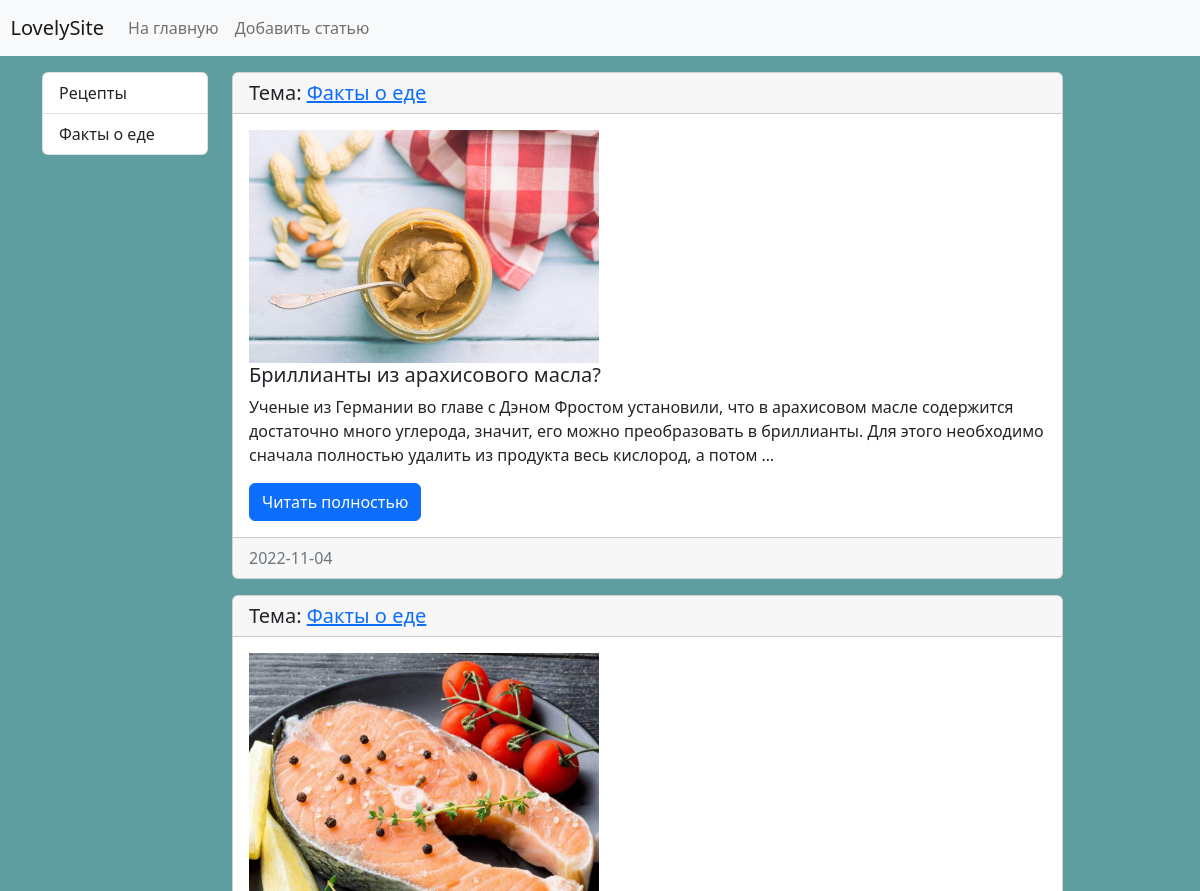
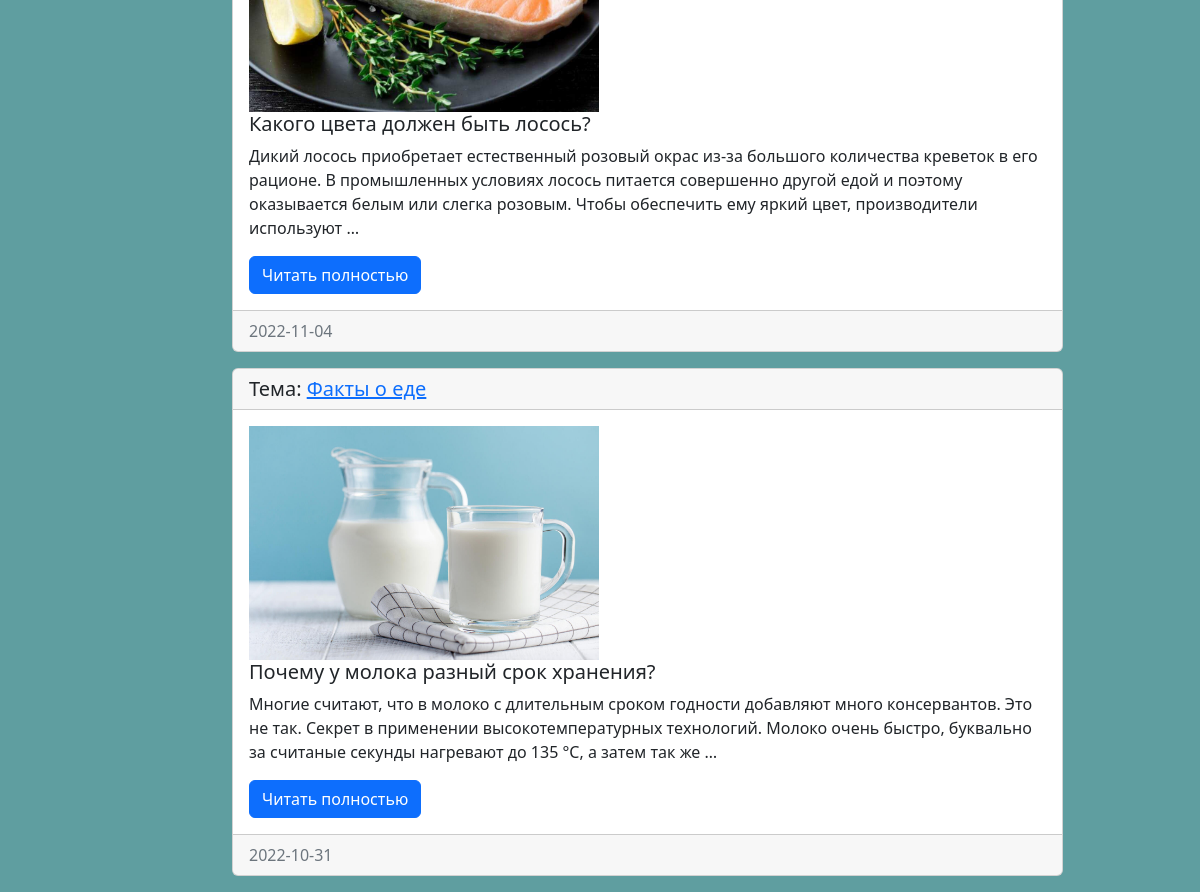
The app's page /category/2/ with its own data (2 pictures, top to bottom).
### news/models.py (models this page shows, shortened)
class Category(models.Model):
    title = models.CharField(max_length=150, db_index=True, verbose_name='Название категории')
    def get_absolute_url(self):
        return reverse('category', kwargs={"category_id": self.pk})
    class Meta:
        verbose_name = 'Категория'
        verbose_name_plural = 'Категории'
        ordering = ['title']

class News(models.Model):
    title = models.CharField(max_length=150, verbose_name='Название')
    content = models.TextField(blank=True, verbose_name='Контент')
    created_at = models.DateTimeField(auto_now_add=True, verbose_name='Создание')
    updated_at = models.DateTimeField(auto_now=True, verbose_name='Обновление')
    photo = models.ImageField(upload_to='photos/%Y/%m/%d/', verbose_name='Фото', blank=True)
    is_published = models.BooleanField(default=True, verbose_name='Статус')
    category = models.ForeignKey(Category, on_delete=models.PROTECT, verbose_name='Категория')
    views = models.IntegerField(default=0)
    def get_absolute_url(self):
        return reverse('view_news', kwargs={"pk": self.pk})
    class Meta:
        verbose_name = 'Новость'
        verbose_name_plural = 'Новости'
        ordering = ['-created_at']

### news/views.py (the view)
# urls.py: path('category/<int:category_id>/', NewsByCategory.as_view(), name='category'),
class NewsByCategory(ListView):
    model = News
    template_name = 'news/home_news_list.html'
    context_object_name = 'news'
    allow_empty = False
    def get_queryset(self):
        return News.objects.filter(category_id=self.kwargs['category_id'], is_published=True)

### news/templatetags/news_tags.py (called while the page is built)
@register.inclusion_tag('news/list_categories.html')
def show_categories():
    categories = Category.objects.all()
    return {"categories": categories}

### news/templates/news/home_news_list.html (shortened to what this page needs)
{% extends 'base.html' %}
{% block sidebar %}
{% include 'inc/_sidebar.html' %}
{% endblock %}
{% block content %}
<div class="col-md-9">
            {% for item in news %}
            <div class="card mb-3">
                <h5 class="card-header">Тема: <a href="{{ item.category.get_absolute_url }}">{{ item.category.title }}</a></h5>
                <div class="card-body">
                    <div class="media">
                        {% if item.photo %}
                            <img src="{{ item.photo.url }}" alt="" width="350" class="mr-3">
                        {% else %}
                            <img src="https://picsum.photos/seed/picsum/200/300" alt="">
                        {% endif %}
                    </div>
                    <h5 class="card-title">{{ item.title }}</h5>
                    <p class="card-text">{{ item.content|truncatewords:35 }}</p>
                    <a href="{{ item.get_absolute_url }}" class="btn btn-primary">Читать полностью</a>
                </div>
                <div class="card-footer text-muted">
                    {{ item.created_at|date:"Y-m-d" }}
                </div>
            </div>
            {% endfor %}
        </div>
{% endblock %}

### news/templates/news/list_categories.html
<div class="col-md-2">
            <div class="list-group">
                {% for item in categories %}
                <a href="{{ item.get_absolute_url }}" class="list-group-item list-group-item-action">{{ item.title }}</a>
                {% endfor %}
            </div>
</div>

### lovelysite/static/css/style.css (style rules this page uses)
body { background-color: #5F9EA0; }

### records on screen
Category: title "Рецепты"
Category: title "Факты о еде"
News: category "Факты о еде", photo (picture), title "Бриллианты из арахисового масла?", content "Ученые из Германии во главе с Дэном Фростом установили, что в арахисовом масле содержится достаточно много углерода, значит, его можно преобразовать в бриллианты. Для этого необходимо сначала полностью удалить из продукта весь кислород, а потом …", created_at "2022-11-04"
News: category "Факты о еде", photo (picture), title "Какого цвета должен быть лосось?", content "Дикий лосось приобретает естественный розовый окрас из-за большого количества креветок в его рационе. В промышленных условиях лосось питается совершенно другой едой и поэтому оказывается белым или слегка розовым. Чтобы обеспечить ему яркий цвет, производители используют …", created_at "2022-11-04"
News: category "Факты о еде", photo (picture), title "Почему у молока разный срок хранения?", content "Многие считают, что в молоко с длительным сроком годности добавляют много консервантов. Это не так. Секрет в применении высокотемпературных технологий. Молоко очень быстро, буквально за считаные секунды нагревают до 135 °С, а затем так же …", created_at "2022-10-31"
